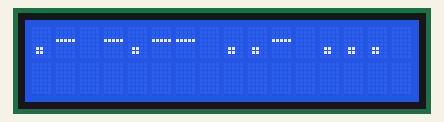
A sketch run on a simulated ESP32. Shown: 16×2 character LCD. WiFi joins after 1.5 s; servers stay silent unless stated; uploads are accepted with an empty reply; the local clock reads 2024-03-15 10:24:30 at power-on unless the sketch sets it; what the sketch prints to the serial monitor is not drawn.

Above: at 0.1 s.
At 3.2 s:
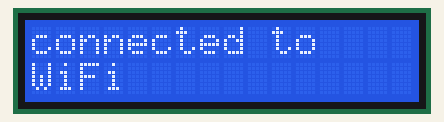
At 10.1 s:
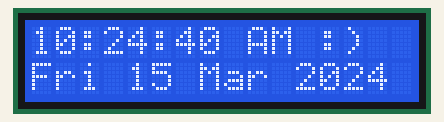
At 20.1 s:
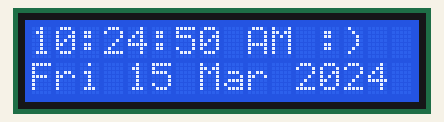
At 30.1 s:
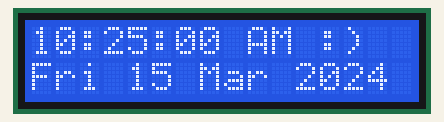

Measured:
- what the display in image 1 shows lasts 6.9 s, from 3.1 s to 10.0 s
- what the display in image 2 shows lasts 10.0 s, from 10.0 s to 20.0 s

The sketch:

merged.ino
```cpp
//program to display time, date then attendance.
#include <Wire.h>
#include <WiFi.h>
#include "time.h"
#include "sntp.h"
#include <HTTPClient.h>
#include <ArduinoJson.h>
#include <LiquidCrystal_I2C.h>

// LCD object at address 0x27 with a 16x2 screen.
LiquidCrystal_I2C lcd(0x27, 16, 2);

//WiFi ssid and password.
const char* ssid = "GNIOT-FF-151-152";
const char* password = "987654321";

//ntp server config.
const char* ntpServer1 = "in.pool.ntp.org";
const char* ntpServer2 = "time.nist.gov";
const long gmtOffset_sec = 19800;
const int daylightOffset_sec = 0;

unsigned long previousMillis = 0;
const long interval = 5000; // interval for switching display (2 seconds).
bool showTime = true; // flag to switch between time and attendance.

float atnd;
float cond;
float data;

int index1;
int index2;
int ip;

void printLocalTime() { //function to print time in the final loop
  struct tm timeinfo;
  if (!getLocalTime(&timeinfo)) {
    Serial.println("No time available (yet)");
    return;
  }

  // Display Date & Time.
  lcd.clear();
  lcd.setCursor(0, 0);
  lcd.print(&timeinfo, "%I:%M:%S %p :)"); //if this seems confusing, refer to the link below.
  lcd.setCursor(0, 1);
  lcd.print(&timeinfo, "%a %d %b %Y");
  //specifiers info- "https://en.cppreference.com/w/cpp/chrono/c/strftime". //edit the format using this link.
}

void timeavailable(struct timeval *t) {
  Serial.println("Got time adjustment from NTP!");
  printLocalTime();
}

void fetchAndDisplayAttendance() {
  HTTPClient http;
  String url = "https://gnioterp.com:155/StudentAcademicReportct.aspx?StuId=72534&SessionId=1022&ClassId=73&SemId=142"; //attendance data url from gnioterp.
  http.begin(url);

  int httpCode = http.GET();
  if (httpCode > 0) {
    if (httpCode == HTTP_CODE_OK) {
      String payload = http.getString();

      // int index = payload.indexOf("GridView1_ctl13_lblT3StTotal"); //cell id of total attendance percentage.
      index1 = payload.indexOf("GridView1_ctl13_lblT1StTotal"); //getting the data off the server.
      index2 = payload.indexOf("GridView1_ctl13_lblT2StTotal");

      if (index1 != -1) {
        // String data = payload.substring(index + 33, index + 35); //just in case total attendence is to be displayed directly.
        String data1 = payload.substring(index1 + 33, index1 + 36); //total class conducted span id.
        String data2 = payload.substring(index2 + 33, index2 + 36); //total class attended span id.
        Serial.println(data1);
        Serial.println(data2);
        cond = data1.toFloat(); //converting string to float.
        atnd = data2.toFloat(); //float(s).
        data = (atnd/cond)*100; //calculating percentage by simply dividing number of classes attended by total classes conducted.
        Serial.println(data);
        lcd.clear();
        lcd.setCursor(0, 0);
        lcd.print("Attendance:");
        lcd.setCursor(0, 1);
        lcd.print(data);
        lcd.print(" %");
      }
    }
  } else {
    Serial.printf("HTTP GET failed, error: %s\n", http.errorToString(httpCode).c_str());
  }

  http.end();
}

void setup() {
  Serial.begin(115200);

  // setup LCD with backlight and initialize.
  lcd.init();
  lcd.backlight();
  lcd.setCursor(0, 0);

  //logo?
  lcd.clear();
  lcd.print(".- -.-- ..- ... ");
  delay(1000);


  // connect to WiFi
  lcd.clear();
  Serial.printf("Connecting to %s ", ssid);
  lcd.clear();
  lcd.setCursor(0, 0);
  lcd.print("Connecting to ");
  lcd.setCursor(0, 1);
  lcd.print(ssid);
  delay(500);

  WiFi.begin(ssid, password);
  while (WiFi.status() != WL_CONNECTED) {
    delay(500);
    Serial.print(".");
  }

  ip = WiFi.localIP();
  Serial.println(ip);
  Serial.println("connected");
  lcd.clear();
  lcd.print("connected to");
  lcd.setCursor(0, 1);
  lcd.print("WiFi");
  delay(800);

  // set notification call-back function
  sntp_set_time_sync_notification_cb(timeavailable);

  // set time configuration
  configTime(gmtOffset_sec, daylightOffset_sec, ntpServer1, ntpServer2);
}

void loop() {
  unsigned long currentMillis = millis();

  if (currentMillis - previousMillis >= interval) {
    previousMillis = currentMillis;
    showTime = !showTime; //toggle the flag.

    if (showTime) {
      printLocalTime(); //prints time and date info.
    } else {
      fetchAndDisplayAttendance(); //prints attendance info.
    }
  }
}
//.- -.-- ..- ...
```
